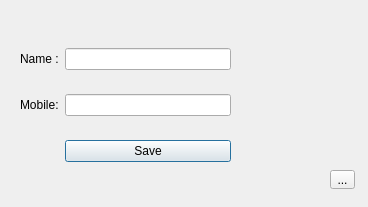
<?xml version="1.0" encoding="UTF-8"?>
<ui version="4.0">
 <class>Dialog</class>
 <widget class="QDialog" name="Dialog">
  <property name="geometry">
   <rect>
    <x>0</x>
    <y>0</y>
    <width>368</width>
    <height>207</height>
   </rect>
  </property>
  <property name="windowTitle">
   <string>Dialog</string>
  </property>
  <widget class="QLabel" name="labelPic">
   <property name="geometry">
    <rect>
     <x>240</x>
     <y>30</y>
     <width>120</width>
     <height>160</height>
    </rect>
   </property>
   <property name="text">
    <string/>
   </property>
   <property name="pixmap">
    <pixmap>pic/3.jpg</pixmap>
   </property>
   <property name="scaledContents">
    <bool>true</bool>
   </property>
  </widget>
  <widget class="QToolButton" name="toolButtonOpen">
   <property name="geometry">
    <rect>
     <x>330</x>
     <y>170</y>
     <width>25</width>
     <height>19</height>
    </rect>
   </property>
   <property name="text">
    <string>...</string>
   </property>
  </widget>
  <widget class="QWidget" name="">
   <property name="geometry">
    <rect>
     <x>20</x>
     <y>30</y>
     <width>211</width>
     <height>151</height>
    </rect>
   </property>
   <layout class="QGridLayout" name="gridLayout">
    <item row="0" column="0">
     <widget class="QLabel" name="label">
      <property name="text">
       <string>Name :</string>
      </property>
     </widget>
    </item>
    <item row="0" column="1">
     <widget class="QLineEdit" name="lineEditName"/>
    </item>
    <item row="1" column="0">
     <widget class="QLabel" name="label_2">
      <property name="text">
       <string>Mobile:</string>
      </property>
     </widget>
    </item>
    <item row="1" column="1">
     <widget class="QLineEdit" name="lineEditMobile"/>
    </item>
    <item row="2" column="1">
     <widget class="QPushButton" name="pushButtonSave">
      <property name="text">
       <string>Save</string>
      </property>
     </widget>
    </item>
   </layout>
  </widget>
 </widget>
 <resources/>
 <connections/>
</ui>
